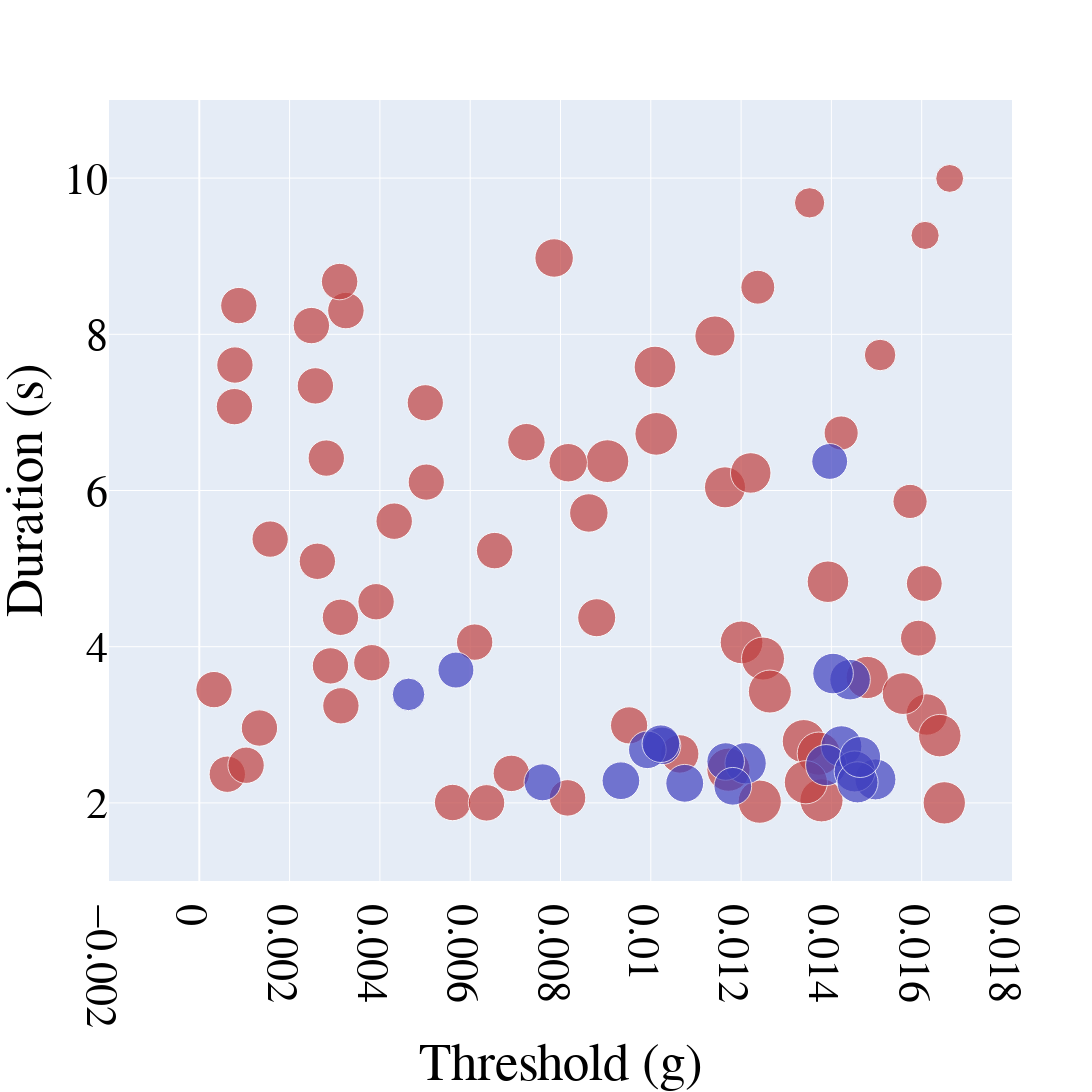

The code cell stored with this chart in its notebook:
### Code cell
import plotly.graph_objects as go
import numpy as np

# Function to map a value in [1, 65] to a saturation percentage between 30% and 100%
def value_to_saturation(val, min_val=1, max_val=65, min_sat=0.5, max_sat=1.0, gamma=2):
    """
    Normalize the value to [0, 1], then apply a gamma transformation
    to obtain a non-linear mapping, and finally scale to [min_sat, max_sat].
    """
    norm = (val - min_val) / (max_val - min_val)
    sat = min_sat + (norm ** gamma) * (max_sat - min_sat)
    return round(sat * 100, 1)  # Return as percentage

# For R_PRE (red): use hue=0 and apply the saturation mapping to each third-column value
colors_red = [f'hsl(0, {value_to_saturation(val)}%, 50%)' for val in R_PRE[:, 2]]

# For R_ONB (blue): use hue=240 and apply the saturation mapping to each third-column value
colors_blue = [f'hsl(240, {value_to_saturation(val)}%, 50%)' for val in R_ONB[:, 2]]

# Font customization variables
font_family = "Times New Roman"
font_size = 44
font_color = "black"

# Create figure object
fig = go.Figure()

# Add first dataset R_PRE (red)
fig.add_trace(go.Scatter(
    x=R_PRE[:, 0],       # x-axis: threshold (first column)
    y=R_PRE[:, 1],       # y-axis: duration (second column)
    mode='markers',      # markers only
    marker=dict(
        size=R_PRE[:, 2] * 40,  # marker size scaled from the third column values
        color=colors_red        # marker color with saturation based on non-linear mapping
    ),
    name='R_PRE'
))

# Add second dataset R_ONB (blue)
fig.add_trace(go.Scatter(
    x=R_ONB[:, 0],       # x-axis: threshold (first column)
    y=R_ONB[:, 1],       # y-axis: duration (second column)
    mode='markers',      # markers only
    marker=dict(
        size=R_ONB[:, 2] * 40,  # marker size scaled from the third column values
        color=colors_blue       # marker color with saturation based on non-linear mapping
    ),
    name='R_ONB'
))

# Update overall layout: set font, square canvas, axis labels, and hide legend
fig.update_layout(
    font=dict(
        family=font_family,
        size=font_size,
        color=font_color
    ),
    width=1600,
    height=1600,
    showlegend=False,
    xaxis_title="Threshold (g)",
    yaxis_title="Duration (s)"
)

# Update x-axis range and tick font
fig.update_xaxes(
    range=[-0.002, 0.018],
    tickfont=dict(family=font_family, size=font_size, color=font_color)
)

# Update y-axis range and tick font
fig.update_yaxes(
    range=[1, 11],
    tickfont=dict(family=font_family, size=font_size, color=font_color)
)

# save the plot as png
# fig.write_image("overview.png")

# Show plot
fig.show()

### Figure 1 — Plotly figure (JSON) as saved in the notebook; plotly's stock layout.template omitted (floating-point values rounded to 4 significant figures)
{"data": [{"marker": {"color": ["hsl(0, 50.0%, 50%)", "hsl(0, 50.0%, 50%)", "hsl(0, 50.0%, 50%)", "hsl(0, 50.0%, 50%)", "hsl(0, 50.0%, 50%)", "hsl(0, 50.0%, 50%)", "hsl(0, 50.0%, 50%)", "hsl(0, 50.0%, 50%)", "hsl(0, 50.0%, 50%)", "hsl(0, 50.0%, 50%)", "hsl(0, 50.0%, 50%)", "hsl(0, 50.0%, 50%)", "hsl(0, 50.0%, 50%)", "hsl(0, 50.0%, 50%)", "hsl(0, 50.0%, 50%)", "hsl(0, 50.0%, 50%)", "hsl(0, 50.0%, 50%)", "hsl(0, 50.0%, 50%)", "hsl(0, 50.0%, 50%)", "hsl(0, 50.0%, 50%)", "hsl(0, 50.0%, 50%)", "hsl(0, 50.0%, 50%)", "hsl(0, 50.0%, 50%)", "hsl(0, 50.0%, 50%)", "hsl(0, 50.0%, 50%)", "hsl(0, 50.0%, 50%)", "hsl(0, 50.0%, 50%)", "hsl(0, 50.0%, 50%)", "hsl(0, 50.0%, 50%)", "hsl(0, 50.0%, 50%)", "hsl(0, 50.0%, 50%)", "hsl(0, 50.0%, 50%)", "hsl(0, 50.0%, 50%)", "hsl(0, 50.0%, 50%)", "hsl(0, 50.0%, 50%)", "hsl(0, 50.0%, 50%)", "hsl(0, 50.0%, 50%)", "hsl(0, 50.0%, 50%)", "hsl(0, 50.0%, 50%)", "hsl(0, 50.0%, 50%)", "hsl(0, 50.0%, 50%)", "hsl(0, 50.0%, 50%)", "hsl(0, 50.0%, 50%)", "hsl(0, 50.0%, 50%)", "hsl(0, 50.0%, 50%)", "hsl(0, 50.0%, 50%)", "hsl(0, 50.0%, 50%)", "hsl(0, 50.0%, 50%)", "hsl(0, 50.0%, 50%)", "hsl(0, 50.0%, 50%)", "hsl(0, 50.0%, 50%)", "hsl(0, 50.0%, 50%)", "hsl(0, 50.0%, 50%)", "hsl(0, 50.0%, 50%)", "hsl(0, 50.0%, 50%)", "hsl(0, 50.0%, 50%)", "hsl(0, 50.0%, 50%)", "hsl(0, 50.0%, 50%)", "hsl(0, 50.0%, 50%)", "hsl(0, 50.0%, 50%)", "hsl(0, 50.0%, 50%)", "hsl(0, 50.0%, 50%)", "hsl(0, 50.0%, 50%)", "hsl(0, 50.0%, 50%)", "hsl(0, 50.0%, 50%)"], "size": [41.54, 36.36, 41.05, 36.24, 36.37, 37.43, 36.23, 36.49, 30.33, 34.15, 42.27, 38.48, 42.76, 35.81, 42.68, 43.18, 36.38, 41.41, 36.5, 42.75, 43.21, 41.8, 36.47, 36.36, 27.91, 38.45, 38.42, 35.81, 36.46, 31.59, 28.16, 43.17, 37.22, 36.36, 36.36, 36.46, 36.38, 43.22, 38.03, 36.39, 36.36, 40.52, 33.89, 43.17, 36.36, 36.36, 36.36, 36.36, 34.21, 42.48, 36.36, 40.18, 36.36, 42.34, 36.36, 43.21, 36.47, 36.36, 41.74, 36.36, 43.07, 36.37, 36.47, 38.44, 43.0]}, "mode": "markers", "name": "R_PRE", "type": "scatter", "x": [0.01392, 0.002615, 0.01164, 0.005005, 0.003915, 0.007245, 0.005027, 0.006542, 0.01352, 0.01422, 0.01479, 0.007859, 0.009039, 0.01606, 0.01012, 0.01172, 0.002483, 0.01611, 0.008156, 0.01201, 0.01339, 0.01009, 0.003247, 0.0003259, 0.01662, 0.008628, 0.01064, 0.01593, 0.003108, 0.01508, 0.01608, 0.01378, 0.009519, 0.0006199, 0.002905, 0.004317, 0.002571, 0.01241, 0.008802, 0.00561, 0.003137, 0.01221, 0.01237, 0.01372, 0.001036, 0.003822, 0.002812, 0.000778, 0.01574, 0.0164, 0.003126, 0.01142, 0.001569, 0.0165, 0.001332, 0.01343, 0.006911, 0.0007893, 0.01559, 0.0008758, 0.01249, 0.006099, 0.006362, 0.008171, 0.01264], "y": [4.832, 5.094, 6.041, 7.123, 4.575, 6.619, 6.108, 5.23, 9.683, 6.736, 3.606, 8.977, 6.376, 4.809, 6.725, 2.425, 8.112, 3.132, 2.064, 4.056, 2.79, 7.58, 8.304, 3.451, 9.996, 5.712, 2.627, 4.109, 8.675, 7.735, 9.266, 2.033, 2.992, 2.367, 3.754, 5.607, 7.339, 2.016, 4.371, 2.005, 3.243, 6.225, 8.603, 2.631, 2.482, 3.795, 6.415, 7.074, 5.86, 2.861, 4.377, 7.978, 5.378, 2.001, 2.958, 2.264, 2.378, 7.606, 3.399, 8.367, 3.848, 4.059, 2.001, 6.356, 3.426]}, {"marker": {"color": ["hsl(240, 50.0%, 50%)", "hsl(240, 50.0%, 50%)", "hsl(240, 50.0%, 50%)", "hsl(240, 50.0%, 50%)", "hsl(240, 50.0%, 50%)", "hsl(240, 50.0%, 50%)", "hsl(240, 50.0%, 50%)", "hsl(240, 50.0%, 50%)", "hsl(240, 50.0%, 50%)", "hsl(240, 50.0%, 50%)", "hsl(240, 50.0%, 50%)", "hsl(240, 50.0%, 50%)", "hsl(240, 50.0%, 50%)", "hsl(240, 50.0%, 50%)", "hsl(240, 50.0%, 50%)", "hsl(240, 50.0%, 50%)", "hsl(240, 50.0%, 50%)", "hsl(240, 50.0%, 50%)", "hsl(240, 50.0%, 50%)", "hsl(240, 50.0%, 50%)"], "size": [40.93, 41.11, 37.63, 41.02, 41.06, 36.96, 40.57, 32.62, 37.63, 37.84, 41.34, 37.62, 41.11, 37.69, 40.61, 35.95, 40.96, 37.58, 35.85, 37.71]}, "mode": "markers", "name": "R_ONB", "type": "scatter", "x": [0.01422, 0.01388, 0.01025, 0.01498, 0.01452, 0.007602, 0.01441, 0.004634, 0.009923, 0.01075, 0.0121, 0.01022, 0.01458, 0.009338, 0.01404, 0.005684, 0.01464, 0.01166, 0.01396, 0.01182], "y": [2.726, 2.484, 2.731, 2.301, 2.403, 2.264, 3.578, 3.39, 2.68, 2.251, 2.508, 2.758, 2.263, 2.284, 3.656, 3.701, 2.587, 2.53, 6.372, 2.212]}], "layout": {"font": {"color": "black", "family": "Times New Roman", "size": 44}, "height": 1600, "showlegend": false, "width": 1600, "xaxis": {"range": [-0.002, 0.018], "tickfont": {"color": "black", "family": "Times New Roman", "size": 44}, "title": {"text": "Threshold (g)"}}, "yaxis": {"range": [1, 11], "tickfont": {"color": "black", "family": "Times New Roman", "size": 44}, "title": {"text": "Duration (s)"}}}}
